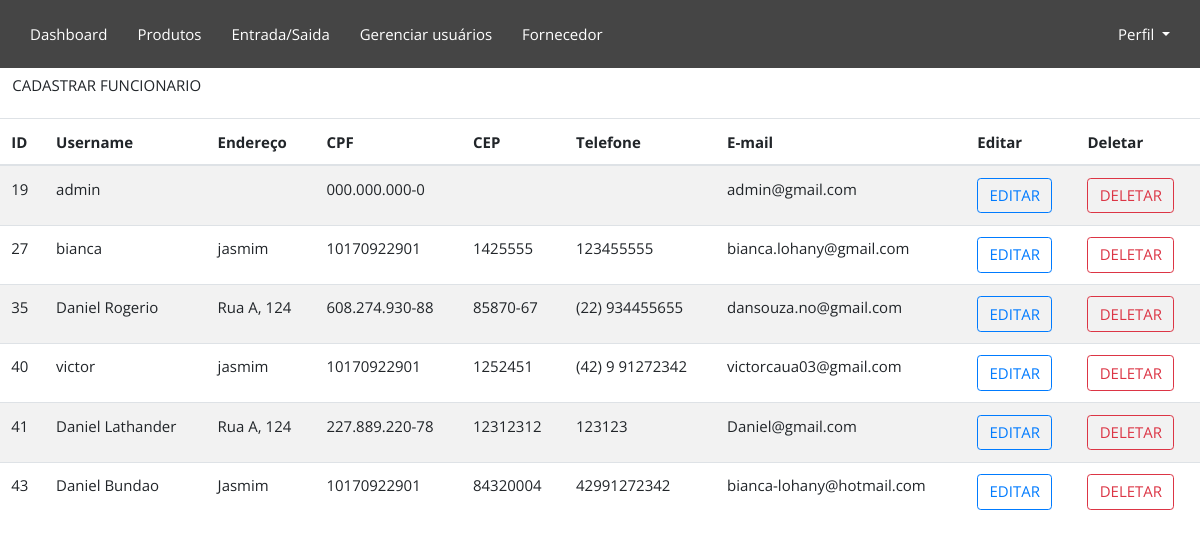
The page /funcionario/ (signed in) on the database as committed earlier.
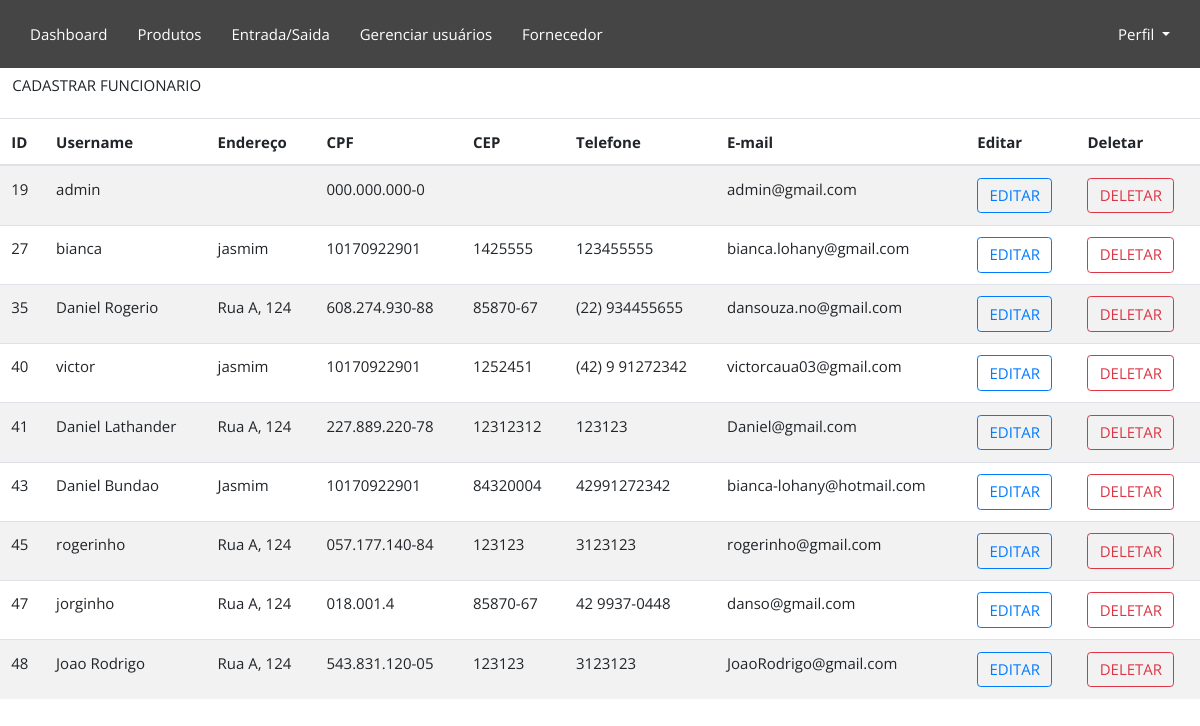
The same page on the database as committed later.
### CRUDfuncionario/models.py (models this page shows, shortened)
class Funcionario(AbstractUser):
    idFuncionario = models.AutoField(primary_key=True)
    nivelDeAcesso = models.IntegerField(default=1)
    enderecoFuncionario = models.CharField(max_length=30)
    CPF = CPFField('CPF',default='000.000.000-0',validators=[valida_cpf])
    CEP = models.CharField(max_length=8)
    telefone = models.CharField(max_length=20)
    funcao = models.CharField(max_length=30)
    username = models.CharField(max_length=30,default='default_username', unique=True,
                                validators=[valida_texto])
    password = models.CharField(max_length=100, default='default_password')
    email = models.EmailField(unique=True, default='daniel@gmail.com',
                              validators = [EmailValidator(message="Insira um endereco de email valído")])
    def __init__(self, *args: Any, **kwargs: Any) -> None:
        super().__init__(*args, **kwargs)

### CRUDfuncionario/views.py (the view)
# urls.py: path('', Funcionarios, name="funcionario"),
def Funcionarios(request):
    if verifica_login(request):
        funcionarios = Funcionario.objects.all()
        return render(request, "funcionarios.html", {"funcionarios": funcionarios})
    else:
        return redirect(login_view)

### login/views.py (called while the page is built)
def verifica_login(request):
        return 'user_id' in request.session

### CRUDfuncionario/templates/funcionarios.html (shortened to what this page needs)
{% extends 'base.html' %}
{% load static %}
{% block content %}
<link rel="stylesheet" href="{% static 'css/crudfuncionario.css' %}">
<div class="retangulo">
    <ul>
        <li>
            <a href="{% url 'cadastrarFuncionario_view' %}" class="btn btn-transparent">CADASTRAR FUNCIONARIO</a>
        </li>
    </ul>
</div>
<table class="table table-striped">
    <thead class="thead">
        <tr>
            <th scope="col">ID</th>
            <th scope="col">Username</th>
            <th scope="col">Endereço</th>
            <th scope="col">CPF</th>
            <th scope="col">CEP</th>
            <th scope="col">Telefone</th>
            <th scope="col">E-mail</th>
            <th scope="col">Editar</th>
            <th scope="col">Deletar</th>
        </tr>
    </thead>
    <tbody>
        {% for funcionario in funcionarios %}
        <tr>
            <td>{{ funcionario.idFuncionario }}</td>
            <td>{{ funcionario.username }}</td>
            <td>{{ funcionario.enderecoFuncionario }}</td>
            <td>{{ funcionario.CPF }}</td>
            <td>{{ funcionario.CEP }}</td>
            <td>{{ funcionario.telefone }}</td>
            <td>{{ funcionario.email }}</td>
            <td>
                <a href="{% url 'editarFuncionario_view' funcionario.idFuncionario %}" class="btn btn-outline-primary">EDITAR</a>
            </td>
            <td>
                <a href="{% url 'deleteFuncionario_view' funcionario.idFuncionario %}" class="btn btn-outline-danger">DELETAR</a>
            </td>
        </tr>
        {% endfor %}
    </tbody>
</table>
{% endblock %}

### templates/base.html (shortened to what this page needs)
{% load static %}
<!DOCTYPE html>
<html lang="en">
  <head>
    <link
      rel="stylesheet"
      href="https://stackpath.bootstrapcdn.com/bootstrap/4.3.1/css/bootstrap.min.css"
    />
    <link rel="stylesheet" href="{% static 'css/base.css' %}" />
  </head>
  <body>
    <nav class="navbar navbar-expand-lg" id="menu-horizontal">
      <div class="collapse navbar-collapse" id="navbarSupportedContent">
        <ul class="navbar-nav">
          <li class="nav-item">
            <a class="nav-link" href="{% url 'telainicial' %}">Dashboard</a>
          </li>
          <li class="nav-item">
            <a class="nav-link" href="{% url 'produtos' %}">Produtos</a>
          </li>
          <li class="nav-item">
            <a class="nav-link" href="{% url 'transacao_view' %}">Entrada/Saida</a>
          </li>
          <li class="nav-item">
            <a class="nav-link" href="{% url 'funcionarios' %}">Gerenciar usuários</a>
          </li>
          <li class="nav-item">
            <a class="nav-link" href="{% url 'fornecedor' %}">Fornecedor</a>
          </li>
        </ul>
        <ul class="navbar-nav ml-auto">
          <li class="nav-item dropdown">
            <a
              class="nav-link dropdown-toggle"
              href="#"
              id="navbarDropdownPerfil"
              role="button"
              data-toggle="dropdown"
              aria-haspopup="true"
              aria-expanded="false"
            >
              Perfil
            </a>
          </li>
        </ul>
      </div>
    </nav>
    {% block content %}{% endblock %}
  </body>
</html>

### Static/css/base.css (style rules this page uses)
* { margin:auto; padding: 0; box-sizing: border-box; font-family: 'Open Sans', sans-serif; font-size: 15px ; outline: none; }
#menu-horizontal ul { list-style: none; padding: 0; background-color: #454545; margin: 0px; }
#menu-horizontal ul li { display: inline; }
#menu-horizontal ul li a { color: #fff; padding: 15px; display: inline-block; text-decoration: none; transition: background .3s; }
#menu-horizontal ul li:last-child a { float: right; }
#menu-horizontal .navbar-nav:last-child { margin-left: auto; }
.navbar { border: none; background-color: #454545; }

### CRUDfuncionario/static/css/crudfuncionario.css (style rules this page uses)
* { margin:auto; padding: 0; box-sizing: border-box; font-family: 'Open Sans', sans-serif; }
#menu-horizontal ul { list-style: none; padding: 0; background-color: #454545; margin: 0px; }
#menu-horizontal ul li { display: inline; }
#menu-horizontal ul li a { color: #fff; padding: 15px; display: inline-block; text-decoration: none; transition: background .3s; }
#menu-horizontal ul li:last-child a { float: right; }

Rows that differ between the two databases and show on the page:
added Funcionario: idFuncionario "45", username "rogerinho", enderecoFuncionario "Rua A, 124", CPF "057.177.140-84", CEP "123123", telefone "3123123", email "rogerinho@gmail.com"
added Funcionario: idFuncionario "47", username "jorginho", enderecoFuncionario "Rua A, 124", CPF "018.001.4", CEP "85870-67", telefone "42 9937-0448", email "danso@gmail.com"
added Funcionario: idFuncionario "48", username "Joao Rodrigo", enderecoFuncionario "Rua A, 124", CPF "543.831.120-05", CEP "123123", telefone "3123123", email "JoaoRodrigo@gmail.com"
